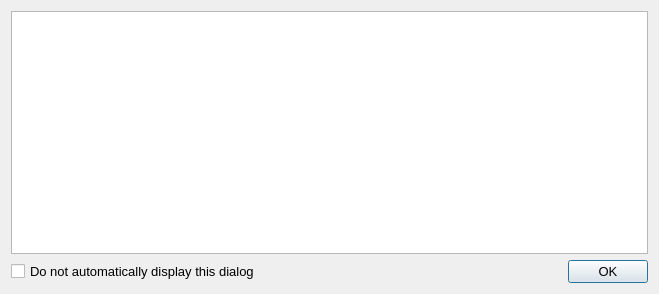
<?xml version="1.0" encoding="UTF-8"?>
<ui version="4.0">
 <class>failed_downloads_dialog</class>
 <widget class="QDialog" name="failed_downloads_dialog">
  <property name="geometry">
   <rect>
    <x>0</x>
    <y>0</y>
    <width>659</width>
    <height>294</height>
   </rect>
  </property>
  <property name="font">
   <font>
    <pointsize>10</pointsize>
   </font>
  </property>
  <property name="windowTitle">
   <string>Failed Downloads</string>
  </property>
  <property name="windowIcon">
   <iconset>
    <normaloff>pictures/failed_download.png</normaloff>pictures/failed_download.png</iconset>
  </property>
  <layout class="QGridLayout" name="gridLayout">
   <item row="1" column="1">
    <widget class="QDialogButtonBox" name="buttonBox">
     <property name="standardButtons">
      <set>QDialogButtonBox::Ok</set>
     </property>
    </widget>
   </item>
   <item row="1" column="0">
    <widget class="QCheckBox" name="auto_display_checkbox">
     <property name="text">
      <string>Do not automatically display this dialog</string>
     </property>
    </widget>
   </item>
   <item row="0" column="0" colspan="2">
    <widget class="QTextBrowser" name="textBrowser"/>
   </item>
  </layout>
 </widget>
 <resources/>
 <connections/>
</ui>
